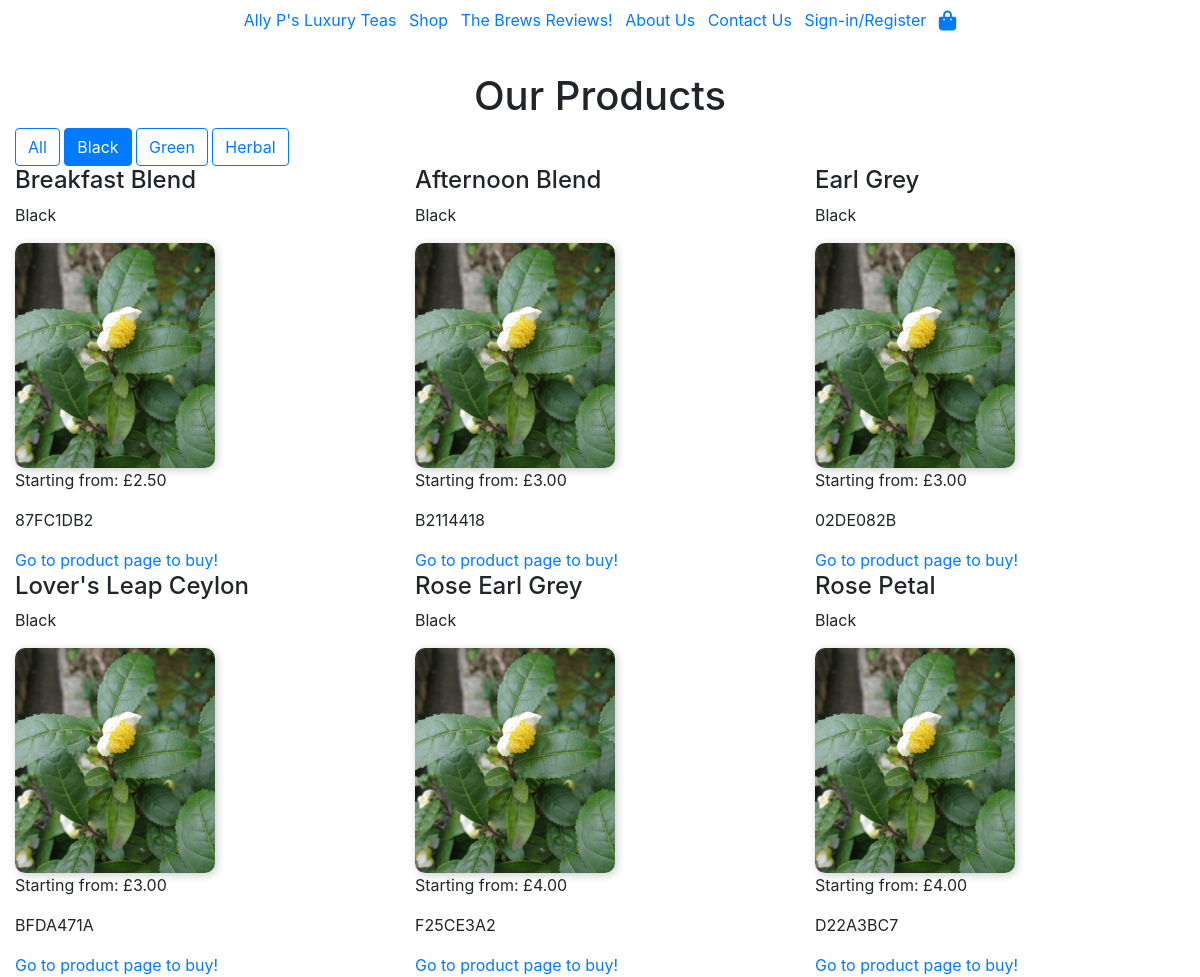
The app's page /shop/?type=0 with its own data.
### shop/models.py (models this page shows, shortened)
class Product(models.Model):
    TYPES = ((0, "Black"), (1, "Green"), (2, "Herbal"))
    name = models.CharField(max_length=65)
    sku = models.CharField(
        max_length=8,
        unique=True,
        default=generate_sku,
    )
    tea_type = models.IntegerField(choices=TYPES, default=0)
    base_price_number = models.DecimalField(max_digits=4, decimal_places=2)
    picture = models.ImageField(
        upload_to=product_image_upload_path,
        default='camellia-sinensis.jpg',
        blank=True,
    )

### shop/views.py (the view)
# urls.py: path("shop/", include("shop.urls")),
def shop(request):
    tea_type = request.GET.get("type")  # Get selected type from URL parameters
    if tea_type is not None:
        products = Product.objects.filter(tea_type=tea_type)
    else:
        products = Product.objects.all()  # Show all products if no filter
    tea_types = Product.TYPES  # Get available types from the model
    context = {
        'products': products,
        'tea_types': tea_types,
        'selected_type': tea_type,
    }
    return render(request, 'shop/shop.html', context)

### bag/contexts.py (called while the page is built, shortened)
def bag_contents(request):
    bag = request.session.get("bag", {})
    sample_product_id = request.session.get("sample_product_id")
    sample_added = bool(sample_product_id)
    bag_items = []
    total = 0
    total_items = 0
    total = round(total, 2)
    if total_items <= 1 and sample_added:
        sample_added = False
        request.session.pop("sample_product_id", None)
    context = {
        "bag_items": bag_items,
        "total_items": total_items,
        "total": total,
        "sample_added": sample_added,
        "sample_product": sample_product if sample_added else None,
    }
    return context

### shop/templates/shop/shop.html
{% extends "base.html" %}
{% block content %}
<div class="container-fluid">
<h1>Our Products</h1>
<div>
    <a href="{% url 'shop' %}" class="btn {% if not selected_type %}btn-primary{% else %}btn-outline-primary{% endif %}">
        All
    </a>
    {% for type_value, type_name in tea_types %}
        <a href="?type={{ type_value }}" class="btn {% if selected_type == type_value|stringformat:"s" %}btn-primary{% else %}btn-outline-primary{% endif %}">
            {{ type_name }}
        </a>
    {% endfor %}
</div>
<div class="row">
    {% for product in products %}
    <div class="product col-12 col-md-6 col-lg-4">
        <h4>{{ product.name }}</h4>
        <p>{{ product.get_tea_type_display }}</p>
        <img src="{{ product.picture.url }}" alt="{{ product.name }}" class="shop-img" width="200px" height="auto">
        <p>Starting from: £{{ product.base_price_number }}</p>
        <p>{{ product.sku }}</p>
        <a href="{% url 'product_detail' sku=product.sku %}">Go to product page to buy!</a>
    </div>
    {% endfor %}
</div>
</div>
{% endblock content %}

### static/css/base.css (style rules this page uses)
.shop-img { border-radius: 10px; box-shadow: 2px 2px 10px rgba(0, 0, 0, 0.2); }
h1 { text-align: center; }

### records on screen
Product: name "Breakfast Blend", tea_type "Black", picture (picture), base_price_number "2.50", sku "87FC1DB2"
Product: name "Afternoon Blend", tea_type "Black", picture (picture), base_price_number "3.00", sku "B2114418"
Product: name "Earl Grey", tea_type "Black", picture (picture), base_price_number "3.00", sku "02DE082B"
Product: name "Lover's Leap Ceylon", tea_type "Black", picture (picture), base_price_number "3.00", sku "BFDA471A"
Product: name "Rose Earl Grey", tea_type "Black", picture (picture), base_price_number "4.00", sku "F25CE3A2"
Product: name "Rose Petal", tea_type "Black", picture (picture), base_price_number "4.00", sku "D22A3BC7"

### other values on screen
{{ type_name }} "Black" "Green" "Herbal"
